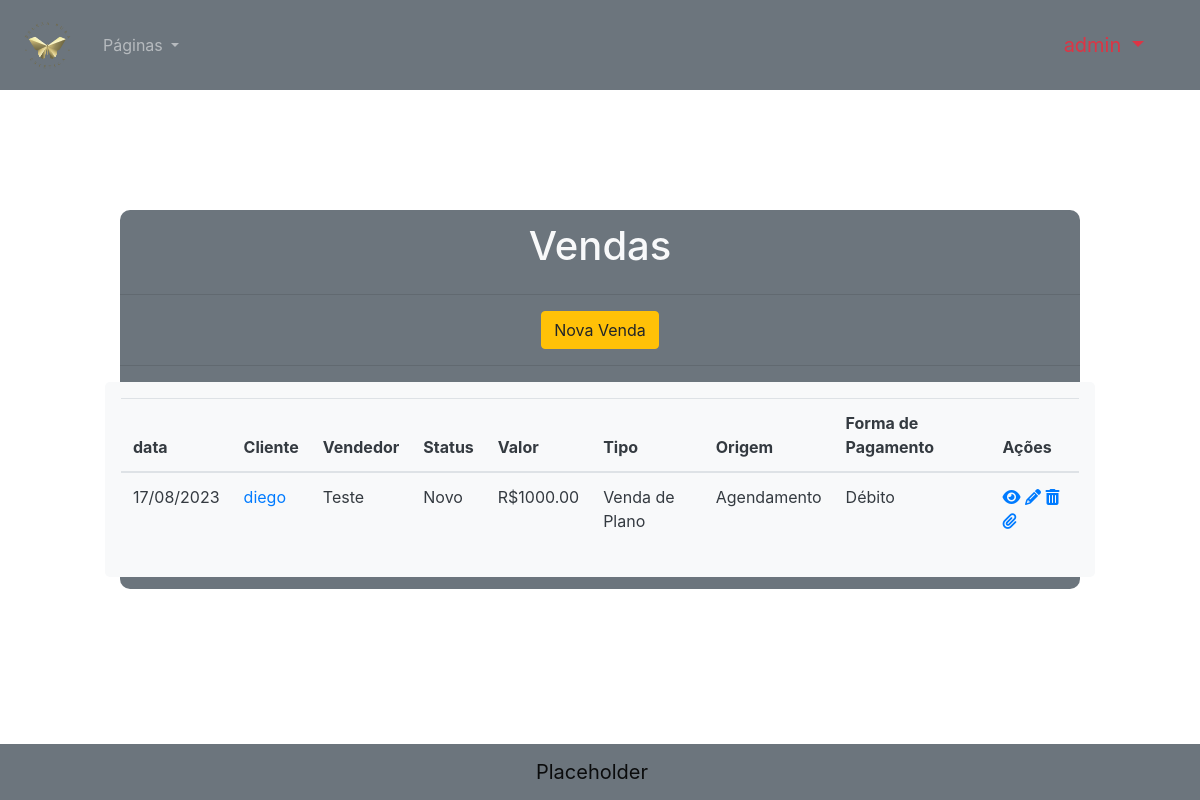
Before: /payment/ (signed in) with the older database file.
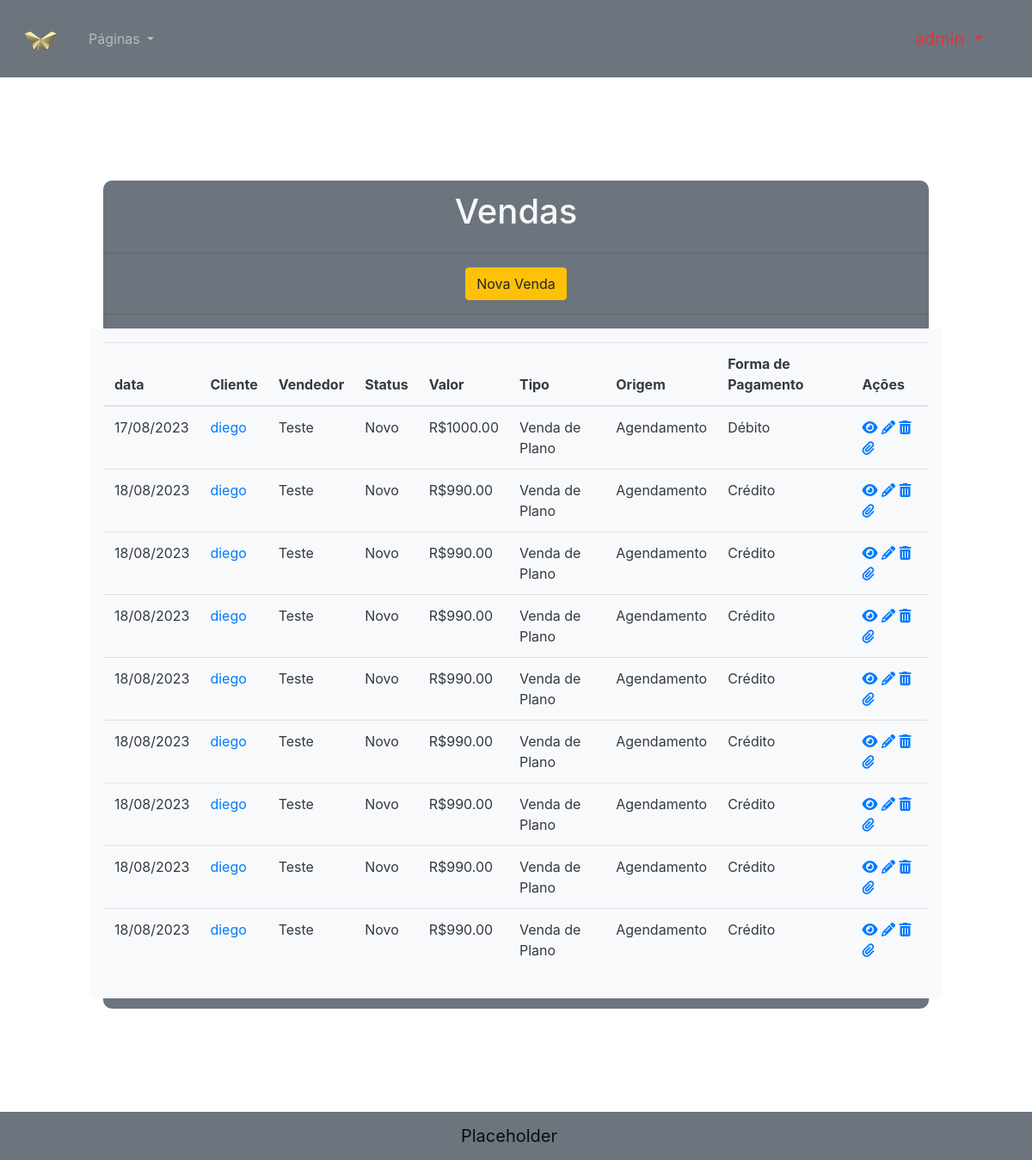
After: the same page with the newer database file.
### main/models.py (models this page shows, shortened)
class Sale(models.Model):
    sale_type = models.ForeignKey("SaleType", null=True, blank=True, on_delete=models.SET_NULL) #plano, produto ou serviço
    account = models.ForeignKey("Account", null=True, blank=True, on_delete=models.SET_NULL)
    client = models.ForeignKey("Person", null=True, blank=True, on_delete=models.CASCADE)
    seller = models.ForeignKey("Employee", null=True, blank=True, on_delete=models.SET_NULL)
    status = models.ForeignKey("SaleStatus", null=True, blank=True, on_delete=models.SET_NULL)
    origin = models.ForeignKey("SaleOrigin", null=True, blank=True, on_delete=models.SET_NULL)
    service = models.ForeignKey("SaleService", null=True, blank=True, on_delete=models.SET_NULL) #service = o que estão vendendo
    payment_type = models.ForeignKey("PaymentType", null=True, blank=True, on_delete=models.SET_NULL)
    discount_is_percent = models.BooleanField(default=False)
    discount = models.DecimalField(null=True, blank=True, decimal_places=2, max_digits=8)
    sessions = models.IntegerField(null=True, blank=True)
    obs = models.CharField(max_length=200, null=True, blank=True)
    date = models.DateField(null=True, blank=True)
    final_price = models.DecimalField(max_digits=8, null=True, blank=True, decimal_places=2)

class Person(models.Model):
    name = models.CharField(max_length=50)
    cpf = models.CharField(max_length=14)
    birth_date = models.DateField()
    gender = models.ForeignKey("Gender", null=True, blank=True, on_delete=models.SET_NULL)
    phone = models.CharField(max_length=14)
    cellphone = models.CharField(max_length=15)
    email = models.EmailField(max_length=128)
    cep = models.CharField(max_length=9, null=True, blank=True)
    address = models.CharField(max_length=100, null=True, blank=True)
    city = models.CharField(max_length=30, null=True, blank=True)
    district = models.CharField(max_length=30, null=True, blank=True)
    UF = models.CharField(max_length=2, null=True, blank=True)
    complement = models.CharField(max_length=30, null=True, blank=True)
    def __str__(self):
        return self.name
    class Meta:
        verbose_name = 'Cliente'
        verbose_name_plural = 'Clientes'

class Employee(models.Model): #Employee = User?
    name = models.CharField(max_length=50, verbose_name="Nome")
    def __str__(self):
        return self.name
    class Meta:
        verbose_name = 'Funcionário'
        verbose_name_plural = 'Funcionários'

class SaleStatus(models.Model): #novo, pendente, agendado ou cancelado
    name = models.CharField(max_length=20, verbose_name="Nome")
    def __str__(self):
        return self.name
    class Meta:
        verbose_name="Status de Venda"
        verbose_name_plural="Status de Venda"

class SaleType(models.Model): #plano, produto ou serviço
    name = models.CharField(max_length=80, verbose_name="Nome")

class SaleOrigin(models.Model):
    name = models.CharField(max_length=40, verbose_name="Nome")
    class Meta:
        verbose_name = 'Origem de Venda'
        verbose_name_plural = 'Origens de Venda'

class PaymentType(models.Model):
    name = models.CharField(max_length=30, verbose_name="Nome")
    has_tax = models.BooleanField(default=False, verbose_name="Tem Taxa?")
    taxa = models.DecimalField(max_digits=5, decimal_places=2, verbose_name = 'Dias p/ recebimento', null=True, blank=True)
    class Meta:
        verbose_name="Forma de Pagamento"
        verbose_name_plural="Formas de Pagamento"

### main/views.py (the view)
# urls.py: path("payment/", views.ListSale, name="list_sale"),
@login_required(login_url="/login/")
@user_passes_test(user_is_staff, login_url="login")
def ListSale(request):
    sale_list = Sale.objects.all()
    context = {
        "perms":request.user.get_all_permissions(),
        "username" : request.user,
        "sale_list" : sale_list
    }
    return render(request, "html/list_sale.html", context)

### main/views.py (called while the page is built)
def user_is_staff(user):
    return user.groups.filter(name='Financeiro').exists() or user.is_superuser

### main/templates/html/list_sale.html (shortened to what this page needs)
{% extends "./main.html" %}
{% load static%}
    {% block scripts %}
    <link href="https://cdn.datatables.net/v/dt/jq-3.7.0/jszip-3.10.1/dt-1.13.6/b-2.4.1/b-colvis-2.4.1/b-html5-2.4.1/b-print-2.4.1/cr-1.7.0/date-1.5.1/r-2.5.0/rr-1.4.1/sc-2.2.0/sb-1.5.0/sp-2.2.0/sl-1.7.0/sr-1.3.0/datatables.min.css" rel="stylesheet">
    <link rel="stylesheet" href="{% static 'css/list_person.css' %}">
    {% endblock %}
    {% block body %}
        <div class="container-lg">
            <div class="bg-secondary box">
                <div class="row">
                    <h1 class="text-light">Vendas</h1>
                </div>
                <hr width="100" class="w-100">
                <div class="row">
                    <a href="{% url 'new_sale' %}" class="btn btn-warning">Nova Venda</a>
                </div>
                <hr width="100" class="w-100">
                <div class="row bg-light p-3" style="border-radius: 5px;">
                    <table id="table" class="table bg-light text-dark">
                        <thead>
                            <tr>
                                <th scope="col">data</th>
                                <th scope="col">Cliente</th>
                                <th scope="col">Vendedor</th>
                                <th scope="col">Status</th>
                                <th scope="col">Valor</th>
                                <th scope="col">Tipo</th>
                                <th scope="col">Origem</th>
                                <th scope="col">Forma de Pagamento</th>
                                <th scope="col">Ações</th>
                            </tr>
                        </thead>
                        <tbody>
                            {% for s in sale_list %}
                            <tr>
                                <td data-sort="YYYY-MM-DD" data-order="YYYY-MM-DD">{{s.date|date:'d/m/Y'}}</td>
                                <td><a target="_blank" {% if s.client %} href="{% url 'view_person' s.client.pk %}" {% else %} href="#" {% endif %}>{{s.client}}</a></th>
                                <td>{{s.seller}}</td>
                                <td>{{s.status}}</td>
                                <td>R${{s.final_price}}</td>
                                <td>Venda de {{s.sale_type.name}}</td>
                                <td>{{s.origin.name}}</td>
                                <td>{{s.payment_type.name}}</td>
                                <td>
                                    <a href="{% url 'view_sale' s.pk %}"><i class="fa-solid fa-eye"></i></a>
                                    <a href="{% url 'edit_sale' s.pk %}"><i class="fa fa-pencil" aria-hidden="true"></i></a>
                                    <a href="#" s_pk="{{s.pk}}" onclick="deleteSale(this)"><i class="fa fa-trash" aria-hidden="true"></i></a>
                                    <a href="{% url 'contrato' s.pk %}" target="_blank"><i class="fa fa-paperclip" aria-hidden="true"></i></a>
                                </td>
                            </tr>
                            {% endfor %}
                        </tbody>
                    </table>
                </div>
            </div>
        </div>
    {% endblock %}

### main/templates/html/main.html (shortened to what this page needs)
<!DOCTYPE html>
<html>
<head>
    <link rel="stylesheet" href="https://cdn.jsdelivr.net/npm/bootstrap@4.3.1/dist/css/bootstrap.min.css">
    {% load static %}
    <link rel="stylesheet" href="{% static 'css/style.css' %}">
    {% block scripts %}
    {% endblock %}
</head>
<body>
    <nav class="navbar navbar-expand-lg navbar-dark bg-secondary">
        <a class="navbar-brand" href="{% url 'index' %}"><span><img src="{% static 'images/logo.png' %}" height="64px"></span></a>
        <div class="collapse navbar-collapse" id="navbarSupportedContent">
            <ul class="navbar-nav mr-auto">
                <li class="nav-item dropdown">
                <a class="nav-link dropdown-toggle" href="#" id="navbarDropdown" role="button" data-toggle="dropdown" aria-haspopup="true" aria-expanded="false">
                    Páginas
                </a>
                </li>
            </ul>
            <ul class="navbar-nav navbar-brand">
                <li class="nav-item dropdown">
                    <a class="nav-link dropdown-toggle text-danger" href="#" id="navbarDropdown" role="button" data-toggle="dropdown" aria-haspopup="true" aria-expanded="false">
                    </a>
                </li>
            </ul>
        </div>
      </nav>
    {% block body %}
    {% endblock %}
    {% block footer %}
    <nav class="navbar navbar-expand-lg navbar-light bg-secondary mt-auto justify-content-center">
        <a class="navbar-brand" href="#">Placeholder</a>
    </nav>
    {% endblock %}
</body>
</html>

### main/static/css/style.css (style rules this page uses)
body { min-height: 100vh; display: flex; flex-direction: column; }
.box { margin: 10%; display: flex; flex-direction: column; border-color: black; align-items: center; border-radius: 10px; background-color: antiquewhite; padding-bottom: 1%; padding-top: 1%; }

Changed rows visible on the page:
added Sale: date "18/08/2023", client "diego", seller "Teste", status "Novo", final_price "990.00", sale_type.name "Plano", origin.name "Agendamento", payment_type.name "Crédito"
added Sale: date "18/08/2023", client "diego", seller "Teste", status "Novo", final_price "990.00", sale_type.name "Plano", origin.name "Agendamento", payment_type.name "Crédito"
added Sale: date "18/08/2023", client "diego", seller "Teste", status "Novo", final_price "990.00", sale_type.name "Plano", origin.name "Agendamento", payment_type.name "Crédito"
added Sale: date "18/08/2023", client "diego", seller "Teste", status "Novo", final_price "990.00", sale_type.name "Plano", origin.name "Agendamento", payment_type.name "Crédito"
added Sale: date "18/08/2023", client "diego", seller "Teste", status "Novo", final_price "990.00", sale_type.name "Plano", origin.name "Agendamento", payment_type.name "Crédito"
added Sale: date "18/08/2023", client "diego", seller "Teste", status "Novo", final_price "990.00", sale_type.name "Plano", origin.name "Agendamento", payment_type.name "Crédito"
added Sale: date "18/08/2023", client "diego", seller "Teste", status "Novo", final_price "990.00", sale_type.name "Plano", origin.name "Agendamento", payment_type.name "Crédito"
added Sale: date "18/08/2023", client "diego", seller "Teste", status "Novo", final_price "990.00", sale_type.name "Plano", origin.name "Agendamento", payment_type.name "Crédito"
